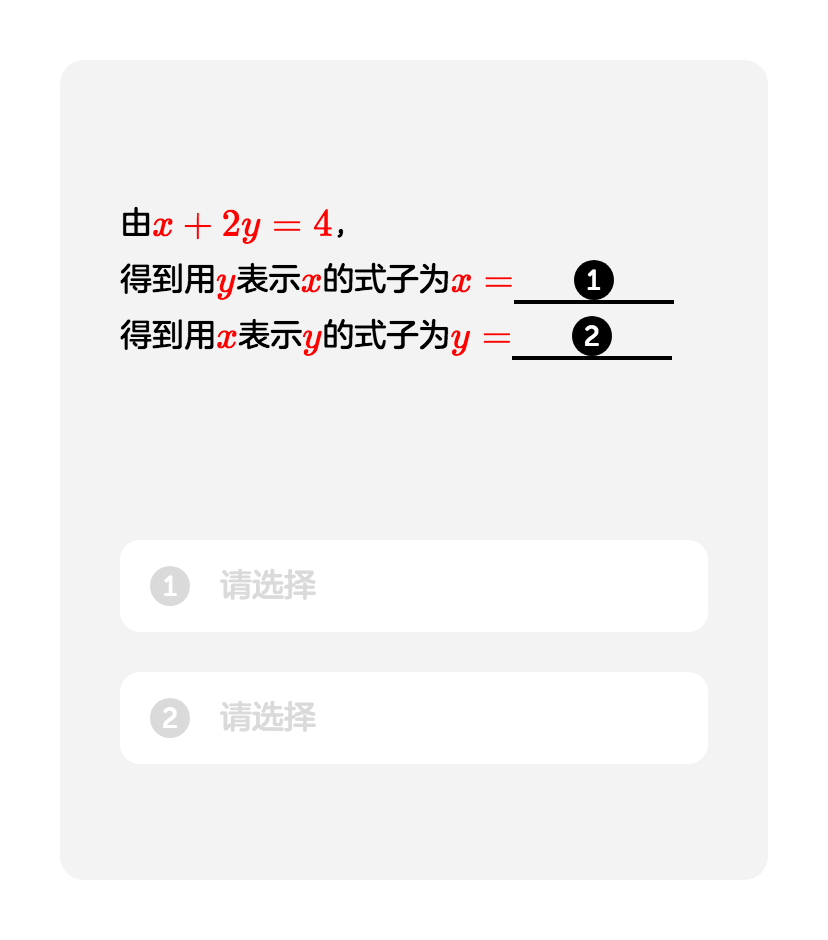
#> input picture Classfier/character_ocr/1.png, 828 x 940 px; its folder holds 2 pictures in this run
$ python Image_extract_charctor.py   (older library calls are emulated)
#> lines starting #> are read from the running program, lines starting #| are printed output that depends on the picture; after the words box and inside, x2 and y2 are one past the last pixel; in counts of white or black regions, pixels touching at a corner belong together
#!/usr/bin/env python
# -*- coding: utf-8 -*-
# _Author_: xiaofengShi
# Date: 2018-03-20 10:01:21
# Last Modified by:   xiaofengShi
# Last Modified time: 2018-03-20 10:01:21
'''
本程序识别图像中的公式，并将公式变为对应的数学表达式
'''
import cv2
import numpy as np
import skimage.io as io
import numpy as np
import argparse
import os
color = (255, 255, 255)


# [52 lines left out: functions sort_contours_function, Extrac_contours, not called in this run]


def Equation_recognize(image_path, image_extract_path):
#> called with image_path = '1.png', image_extract_path = './image_extract/'
    if not os.path.exists(image_extract_path):
        os.makedirs(image_extract_path)
    # step1: gauss filter and two values
    img = cv2.imread(image_path, 0)
#> img: shape (940, 828); min 0, max 255, mean 243.6
    img = cv2.GaussianBlur(img, (3, 3), 0, 0)
    weight, height = img.shape[:]
#> weight = 940; height = 828
    img = cv2.adaptiveThreshold(
        img, 255, cv2.ADAPTIVE_THRESH_MEAN_C, cv2.THRESH_BINARY, 75, 10)
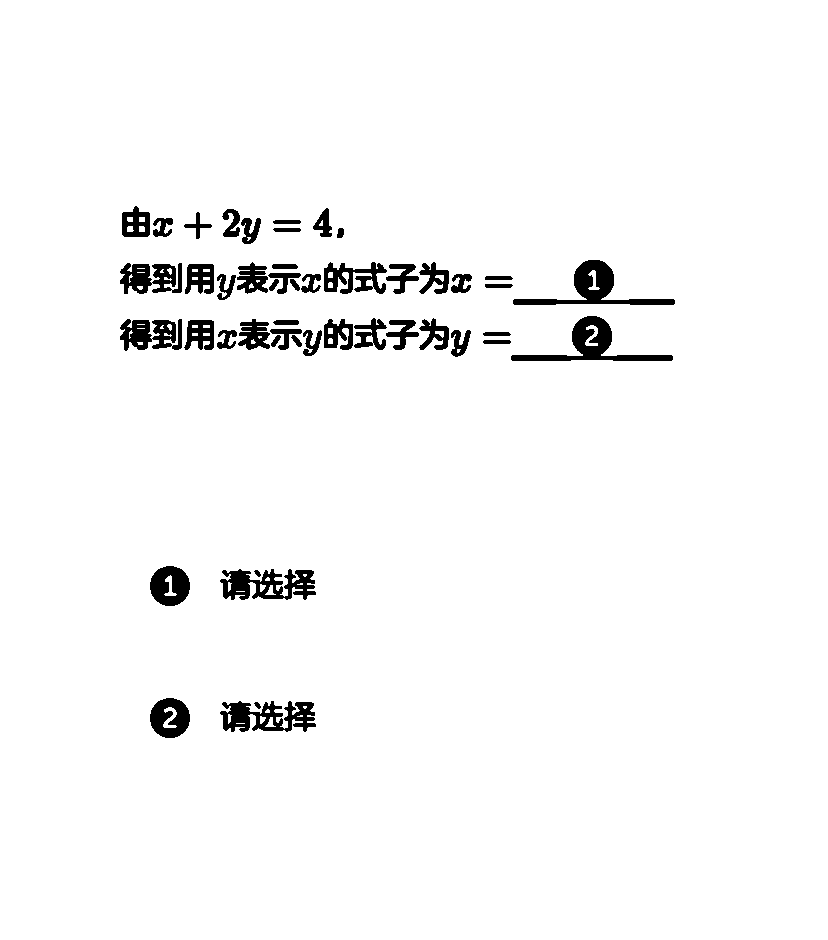
#> img: shape (940, 828); 96.9% white; 48 black regions, largest, box (x1, y1, x2, y2) and area: (511, 316, 673, 361) 2037, (513, 260, 675, 305) 2018, (220, 569, 316, 600) 1775
    img = cv2.bitwise_not(img)
    points = np.column_stack(np.where(img > 0))
#> points = 24209 pairs, first value 206 to 737, second value 120 to 674
    # get the whole center and the image's width and it's rotation angel
    rec = cv2.minAreaRect(points)
#> rec = ((474.1, 395), (530.7, 554.3), -0.6)
    angle = rec[-1]
#> angle = -0.6
    # int and reverse
    box_center = tuple(np.int0(rec[0]))
#> box_center = (474, 395)
    box_center = tuple(reversed(list(box_center)))
#> box_center = (395, 474)
    box_size = tuple(np.int0(rec[1]))
#> box_size = (530, 554)
    box_size = tuple(reversed(list(box_size)))
#> box_size = (554, 530)
    if angle < -45:
        angle = -(90 + angle)
    else:
        angle = -angle
#> angle = 0.6
    (h, w) = img.shape[:]
#> h = 940; w = 828
    center = (w // 2, h // 2)
#> center = (414, 470)
    # 首先反转图像，使得图像对齐
    transform_rotate = cv2.getRotationMatrix2D(
        center=center, angle=angle, scale=1.0)
#> transform_rotate = [[1, 0.0105, -4.9], [-0.0105, 1, 4.36]]
    rotated = cv2.warpAffine(img, transform_rotate, (w, h), flags=cv2.INTER_CUBIC,
                             borderMode=cv2.BORDER_REPLICATE)
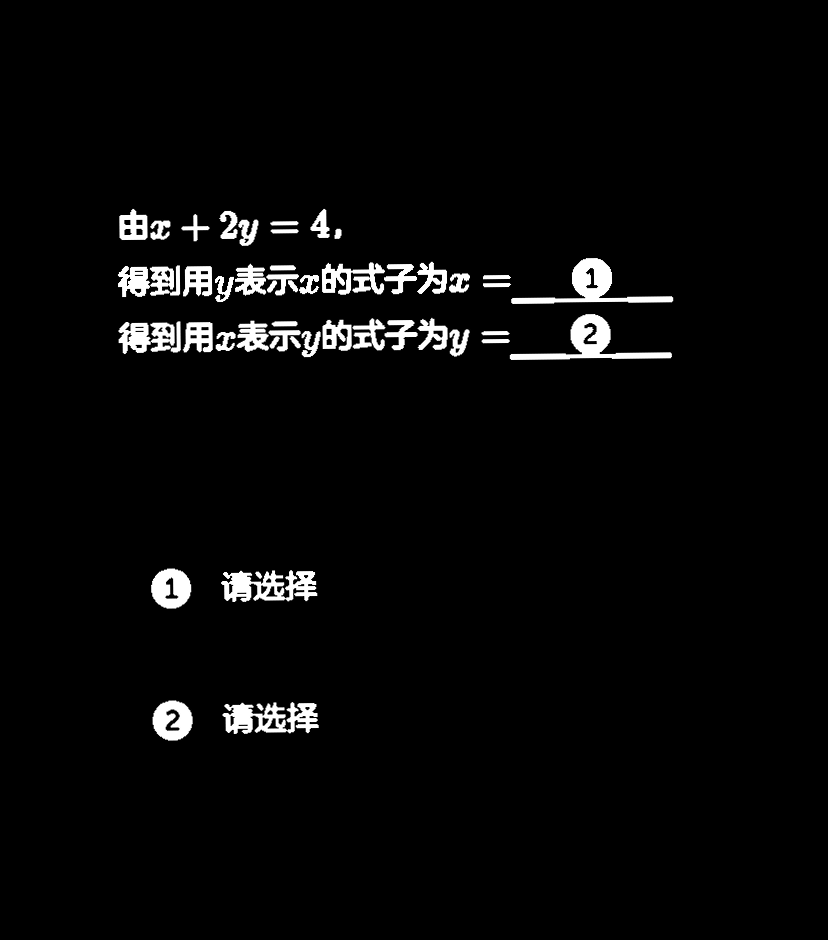
#> rotated: shape (940, 828); min 0, max 255, mean 7.9
    # 剪切图像，这里要对box_size 和box_center进行反转
#> (the run stopped early here; a loop or call above may not have finished)
